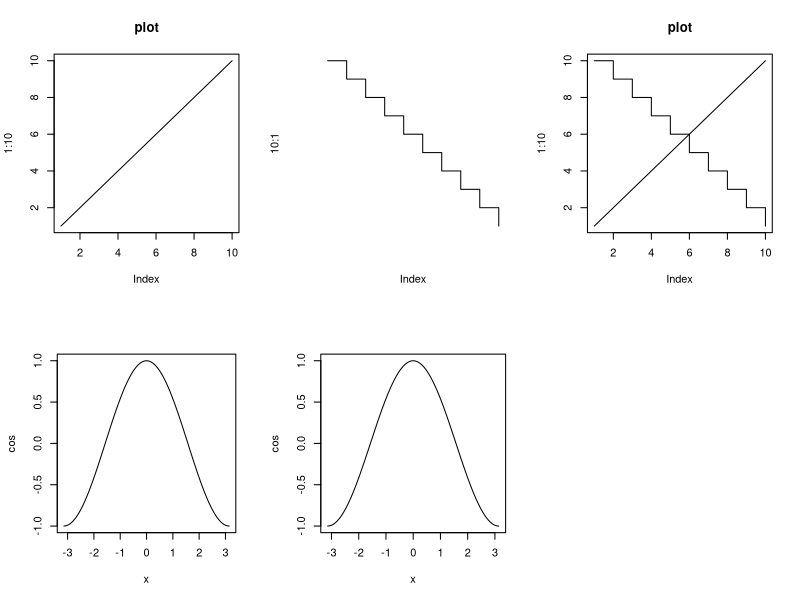
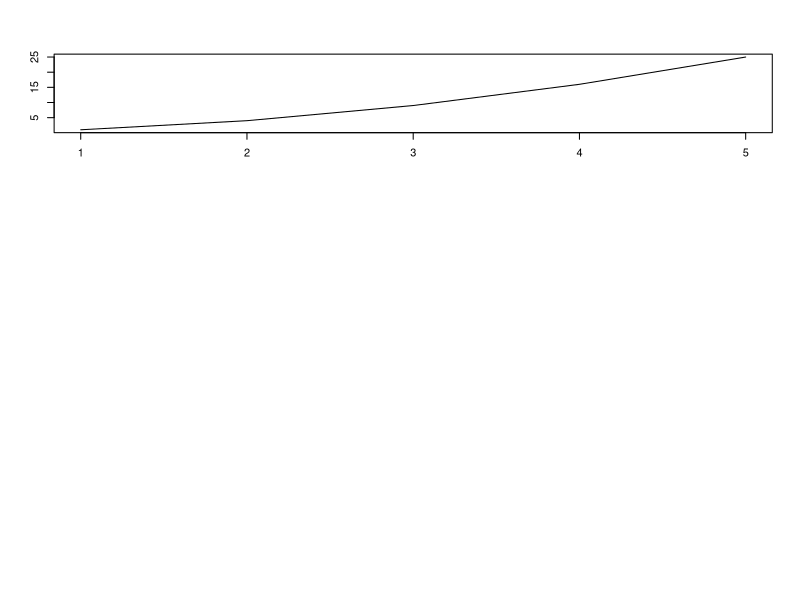

Write R code to recreate these figures, in order. (Note: this script raises an error after producing the figures.)
## ---- chunk 1
knitr::opts_chunk$set(echo = TRUE)
## ---- chunk 2
par(mfrow=c(2,3))
## ---- chunk 3
plot(1:10, type="l", main="plot")
par(new=F)
plot(10:1, type="s", axes=F)

plot(1:10, type="l", main="plot")
par(new=T)
plot(10:1, type="s", xlab="", ylab="", axes=F)
## ---- chunk 4
par(pty="s")
plot(cos, -pi, pi)

par(pty="m")
plot(cos, -pi, pi)
## ---- chunk 5
par(mfrow=c(1,1))
screen.index = c(1,1,1,2,2,3,4,5,6)
layout( mat=matrix(screen.index, ncol=3, byrow=T) )

x1 <- 1:5
y1 <- x1^2
z1 <- 5:1

mat <- cbind(x1, y1, z1)
plot(x1, y1, type='l', main=main)
plot(x1, y1, type='l', main=main)
plot(x1, y1, type='l', main=main)
plot(x1, y1, type='l', main=main)
plot(x1, y1, type='l', main=main)
plot(x1, y1, type='l', main=main)
## ---- chunk 6
plot(y1)

# types

par(mfrow=c(3,3))
main <- "Plot Excise"
plot(x1, y1, type='l', main=main)  # default
plot(x1, y1, type='o', main=main)
plot(x1, y1, type='c', main=main) ; points(x1, y1, pch="★")
plot(x1, y1, type='s', main=main)
plot(x1, y1, type='S', main=main)
plot(x1, y1, type='h', main=main)
plot(x1, y1, type='n', main=main) ; points(x1, y1, pch="♪")
## ---- chunk 7
par(mfrow=c(1,1))
x <- c(2,1,3,5,-2,-5)
y <- c(1,2,3,7,8,9)
plot(x, y, type="o", 
     main=main, xlab="length", ylab="height", col="blue",
     xlim=c(-10,10), ylim=c(0,12))
points(5,10, pch=16, cex=5, col="red")   # ?pch
abline(v=0, lty=2)   # ?lty
abline(h=6, lty=2)
abline(6, 0.5, lty="dashed", lwd=1, col="green")   # 절편 & 기울기
## ---- chunk 8
library(maps)
map("world", "South Korea")
points(127.38, 36.68, pch=1, cex=5)
points(127.38, 36.68, pch="♨", cex=1)
points(128.38, 38.34, pch="☎", cex=1)
## ---- chunk 9
par( mfrow=c(1,1) )
set.seed(3)
x <- runif(12)
set.seed(4)
y <- rnorm(12)
i <- order(x); x <- x[i] ; y <- y[i]

z = rep(c(1,2), 6)
mat <- cbind(x,y,z)

mat1 <- mat[mat[,3]==1,]
mat2 <- mat[mat[,3]==2,]
plot(mat1, type="o", axes=FALSE,
     xlim=c(0, 1.0), ylim=c(-1.6, 2) )
lines(mat2, type="o", lty=2, col="blue")
axis(1) ; axis(2) ; box()
grid(3,4, lty=2, lwd=1.2, col="grey")
text(0.4, 1.1, "1st")
text(0.5, -0.15, "2nd", col="blue")
legend("topleft", legend=c("x축", "y축"), pch=1:1, col=1:2)
## ---- chunk 10
x <- c(2,1,3,5,-2,-5)
y <- c(1,2,3,7,8,9)
polygon(x,y, col="blue")
## ---- chunk 11

## ---- chunk 12
par( mfrow=c(1,1) )
set.seed(1)
dot <- matrix(rnorm(200), ncol = 2)
plot(dot)
chull.data <- chull(dot)
polygon(dot[chull.data, ], angle = 45, density = 15, col = "red")
title(main = "Polygon by chull")
## ---- chunk 13
par( mfrow=c(1,1) )
q <- c(1:10)
plot(q, q, 
     xlab="x axis", ylab="y axis", main="challenge1")
abline(h=5, lty=2, col="blue")
abline(v=10, lty="dotted", col="green")
arrows(1,1, 4,4, angle=120, col="dark green")
text(8,9, "ABCD")
rect(1, 6, 4, 9, density=20, col="gold", angle=180)
legend(8, 3, c("P", "Q", "R"), lty=1:3, col=1:3)
## ---- chunk 14
par( mfrow=c(1,1) )
layout( matrix(c(1,1,2,3), nrow=2, byrow=F) )
plot(cars, col="blue")
rug(cars$dist, side=2)

linearMod <- lm(dist ~ speed, data=cars)
abline(linearMod$coefficients[1], linearMod$coefficients[2], lty=2, col="green")

text(cars[10,], "Cars", srt=60)
hist(cars$speed, col="green3")
hist(cars$dist, col="red3")

## ---- chunk 15
par( mfrow=c(1,1) )
if(!require(raster)) install.packages("raster")
library(raster)

kor1 <- getData("GADM", country='KOR', level=1)   # 행정구역 데이터
a <- getData('alt', country='KOR', mask=T)  # 고도 데이터
plot(a)
plot(kor1, add=T)

points(126.5, 35.2, pch=16, col="red")
abline(h=38, col="gray", lwd=2)
## ---- chunk 16
par( mfrow=c(2,2) )
boxplot( quakes$lat )
hist( quakes$lat )
plot( density( quakes$lat ) )
plot( density( quakes$lat ) ) ; rug( quakes$lat, side=1, ticksize=0.04 )
## ---- chunk 17
head(mtcars)
boxplot( mtcars$mpg)
boxplot( mpg~cyl, data=mtcars)
boxplot( mpg~gear, data=mtcars, col=c(2,3,4))   # group by
boxplot( mpg~gear+cyl, data=mtcars)   # group by
# boxplot with jitter
boxplot( mpg~gear, data=mtcars, col=terrain.colors(4) )   # group by
stripchart( mpg~gear, data=mtcars, vertical = TRUE, method = "jitter", add = TRUE, pch = 20, col=rgb(0,0,0,.2))
# http://www.r-graph-gallery.com/96-boxplot-with-jitter/
## ---- chunk 18
x <- round(rnorm(1000)*100, 1)

# n of class
par( mfrow=c(2,3) )
hist(x, main="Default")
hist(x, nclass=10, main="nclass=10")
hist(x, nclass=20, main="nclass=20")
hist(x, nclass=30, main="nclass=30")

# density
hist(x, prob=TRUE, col="grey")
lines( density(x), col="blue", lwd=2) 
lines( density(x, adjust=2), lty="dotted", col="darkgreen", lwd=2) 

## ---- chunk 19
par( mfrow=c(1,1) )
if(!require(vioplot)) install.packages("vioplot")
library(vioplot)
 
# Create data
treatment=c(rep("A", 40) , rep("B", 40) , rep("C", 40) )
value=c( sample(2:5, 40 , replace=T) , sample(c(1:5,12:17), 40 , replace=T), sample(1:7, 40 , replace=T) )
data=data.frame(treatment,value)
 
# Draw the plot
with(data , vioplot( value[treatment=="A"] , value[treatment=="B"], value[treatment=="C"],  col=rgb(0.1,0.4,0.7,0.7) , names=c("A","B","C") ))
